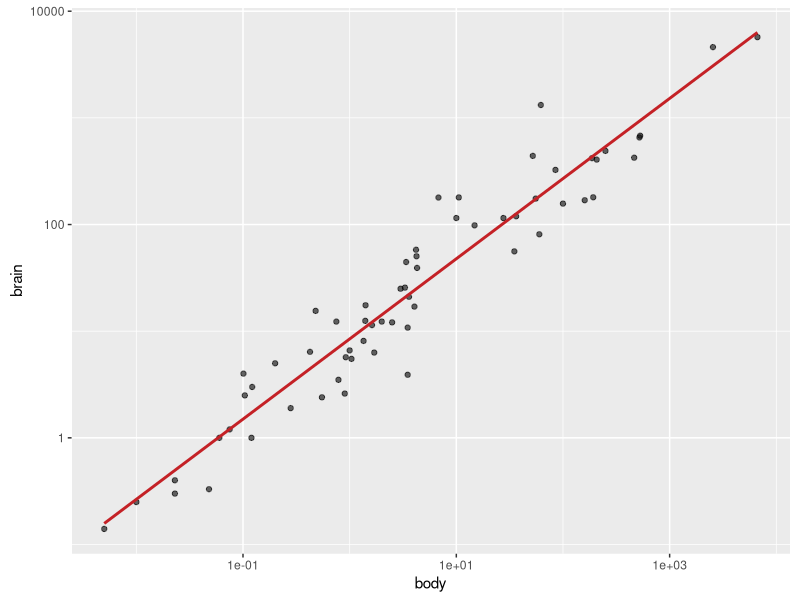
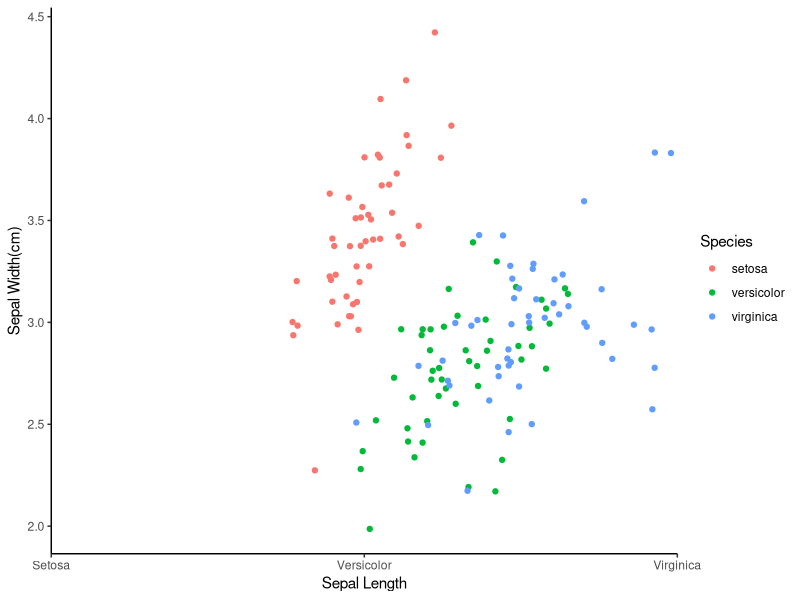

Here is the R script that generated these plots, in order: (Note: this script raises an error after producing the figures.)
install.packages("ggplot2")
library(ggplot2)

MASS::mammals
ggplot(MASS::mammals, aes(x = body, y = brain)) +
  geom_point(alpha = 0.6) +
  coord_fixed() +
  scale_x_log10() +
  scale_y_log10() +
  stat_smooth(
    method = "lm",
    color = "#C42126",
    se = FALSE,
    size = 1
  )

posn_j <- position_jitter(0.1, seed = 136)
ggplot(iris, aes(x = Sepal.Length,
                 y = Sepal.Width,
                 color = Species)) +
  geom_point(position = posn_j) + # position = "dodge" geom_jitter()
  scale_x_continuous("Sepal Length", limits = c(2, 8),
                     breaks = seq(2, 8, 3), expand = c(0, 0),
                     labels = c("Setosa", "Versicolor", "Virginica")) +
  scale_color_discrete("Species") +
  labs(x = "Sepal Length(cm)", y = "Sepal Width(cm)", color = "Species") +
  theme_classic()

ggplot(mtcars, aes(wt, mpg, fill = fcyl, color = fam)) +
  geom_point(shape = 21, size = 4, alpha = 0.6)

# Use text layer and map fcyl to label
plt_mpg_vs_wt +
  geom_text(aes(label = fcyl))

ggplot(mtcars, aes(wt, mpg, color = fcyl)) +
  # Add text layer with label rownames(mtcars) and color red
  geom_text(lable = rownames(mtcars), color = "red")

ggplot(mtcars, aes(mpg, qsec, color = fcyl, shape = fam, size = hp / wt)) +
  geom_point()

ggplot(mtcars, aes(mpg, 0)) +
  geom_jitter() +
  # Set the y-axis limits
  ylim(-2, 2)

# geometries
# scatter plot
ggplot(iris, aes(x = Sepal.Length, y = Sepal.Width, col = Species)) +
  geom_point() +
  geom_point(data = iris.summary, shape = 15, size = 5,
             fill = "black", stroke = 2)

# histogram
ggplot(iris, aes(x = Sepal.Width, fill = Species)) +
  geom_histogram(binwidth = 0.1, center = 0.05, position = "fill")

# bar plot
# original data
ggplot(sleep, aes(vore)) +
  geom_bar()

# summarized data
ggplot(iris_summ_long, aes(x = Species, y = avg)) +
  geom_col() +
  geom_errorbar(aes(ymin = avg - stdev, ymax = avg + stdev), width = 0.1)

# Plot education, filled by vocabulary
ggplot(carData::Vocab, aes(education, fill = vocabulary)) +
  # Add a bar layer with position "fill"
  geom_bar(position = "fill") +
  # Add a brewer fill scale with default palette
  scale_fill_brewer(palette = "Set1")

# line plot
ggplot(beaver1, aes(x = time, y = temp, color = factor(activ))) +
  geom_line()

ggplot(fish, aes(x = year, y = Capture, fill = Species)) +
  geom_line(position = "fill") +
  geom_ribbon(aes(ymax = Capture, ymin = 0), alpha = 0.3)

# Plot multiple time-series by grouping by species
ggplot(fish.tidy, aes(Year, Capture)) +
  geom_line(aes(group = Species))

# theme：用于自定义图形的非数据元素的样式和外观，例如标题、坐标轴、网格线、图例、背景等
ggplot(iris, aes(x = Sepal.Length, y = Sepal.Width, col = Species)) +
  geom_jitter(alpha = 0.6) +
  theme(plot.title = element_text(size = 20)) + # 标题样式
  theme(axis.title = element_text(color = "blue")) + # 坐标轴样式
  theme(line = element_blank(),
        rect = element_blank(),
        text = element_blank())

plt_prop_unemployed_over_time +
  theme(legend.position = "none") + # 图例样式
  theme(legend.position = "bottom") +
  theme(legend.position = c(0.6, 0.1))

plt_mpg_vs_wt_by_cyl +
  theme(axis.ticks.length = grid::unit(2, "lines")) +
  theme(legend.margin = margin(t = 20, r = 30, b = 40, l = 50, unit = "pt")) +
  theme(plot.margin = margin(t = 10, r = 30, b = 50, l = 70, unit = "mm"))

# define theme objects
z <- ggplot(iris, aes(x = Sepal.Length, y = Sepal.Width, col = Species)) +
  geom_jitter(alpha = 0.6) +
  scale_x_continuous("Sepal Length(cm)", limits = c(4, 8), expand = c(0, 0)) +
  scale_y_continuous("Sepal Width(cm)", limits = c(1.5, 5), expand = c(0, 0)) +
  scale_color_brewer("Species", palette = "Dark2",
                     labels = c("Setosa", "Versicolor", "Virginica"))

theme_iris <- theme(text = element_text(family = "serif", size = 14),
                    rect = element_blank(),
                    panel.grid = element_blank(),
                    title = element_text(color = "#8b0000"),
                    axis.line = element_line(color = "black"))

z + theme_iris

m <- ggplot(iris, aes(x = Sepal.Width)) +
  geom_histogram(binwidth = 0.1, center = 0.05)

m + theme_iris +
  theme(axis.line.x = element_blank()) # remove x axis line

# built-in themes
z +
  theme_classic() +
  theme(text = element_text(family = "serif"))

install.packages("ggthemes")
library(ggthemes)
z +
  theme_tufte() +
  theme_bw() +
  theme_fivethirtyeight()

# update default themes
original <- theme_update(text = element_text(family = "serif", size = 14),
                         rect = element_blank(),
                         panel.grid = element_blank(),
                         title = element_text(color = "#9b0000"),
                         axis.line = element_line(color = "black"))

theme_set(original)

plt_prop_unemployed_over_time +
  theme_tufte() +
  # Add individual theme elements
  theme(
    # Turn off the legend
    legend.position = "none",
    # Turn off the axis ticks
    axis.ticks = element_blank(),
    # Set the axis title's text color to grey60
    axis.title = element_text(color = "grey60"),
    # Set the axis text's text color to grey60
    axis.text = element_text(color = "grey60"),
    # Set the panel gridlines major y values
    panel.grid.major.y = element_line(
      # Set the color to grey60
      color = "grey60",
      # Set the size to 0.25
      size = 0.25,
      # Set the linetype to dotted
      linetype = "dotted"
    )
  )

# effective explanatory plots
install.packages("tidyverse")
library(dplyr)
ggplot(gm2007_full, aes(LifeExp)) +
  geom_histogram()

ggplot(gm2007_full_arranged, aes(index, LifeExp, color = continent)) +
  geom_point()

# Set the color scale
palette <- brewer.pal(5, "RdYlBu")[-(2:4)]

# Add a title and caption
ggplot(gm2007, aes(x = lifeExp, y = country, color = lifeExp)) +
  geom_point(size = 4) +
  geom_segment(aes(xend = 30, yend = country), size = 2) +
  geom_text(aes(label = round(lifeExp, 1)), color = "white", size = 1.5) +
  scale_x_continuous("", expand = c(0, 0), limits = c(30, 90), position = "top") +
  scale_color_gradientn(colors = palette) +
  labs(title = "Highest and lowest life expectancies, 2007",
       caption = "Source: gapminder")

# annotete 注释
# 创建基础图形
p <- ggplot(mtcars, aes(x = wt, y = mpg)) +
  geom_point()

# 在 (4, 25) 位置添加文本 "High MPG"
p + annotate("text", # 添加文本
             x = 4, y = 25, # 添加文本的位置
             label = "High MPG", color = "blue", size = 5) # 添加文本的内容

# 在坐标 (3, 15) 到 (4, 20) 之间绘制一个透明的红色矩形。
p + annotate("rect",
             xmin = 3, xmax = 4, ymin = 15, ymax = 20,
             alpha = 0.2, fill = "red")

# 从 (3, 15) 到 (4, 20) 画一条带箭头的绿线
p + annotate("segment", # 线段
             x = 3, xend = 4, y = 15, yend = 20,
             color = "green", size = 1, arrow = arrow()) # size = 粗细